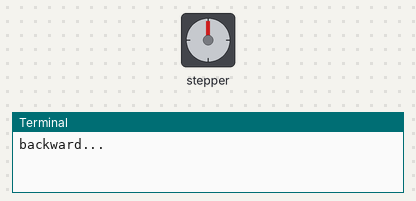
This program was run on a simulated Raspberry Pi (header pin numbers). On the bench: stepper motor, the last lines printed to the terminal. The stepper is drawn at 2048 steps a turn.

Above: at 0.05 s.
At 2.8 s:
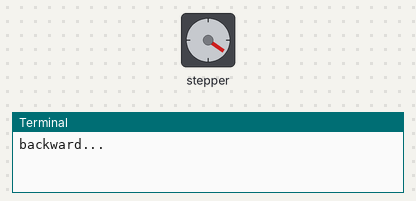
At 5.55 s:
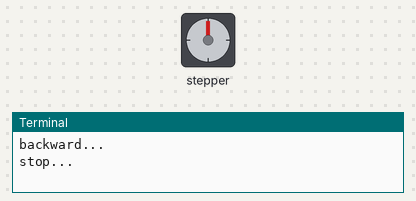
At 11.05 s:
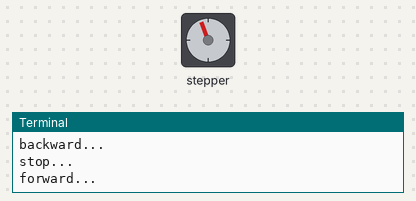
Timing chart, 0 to 18.5 s (numbered marks = the images above):
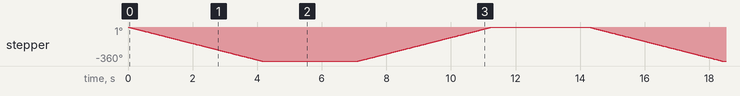

The program:

stepmotor.py
```python
# pylint: disable=no-member
import RPi.GPIO as GPIO
import time

IN1 = 11    # pin11
IN2 = 12
IN3 = 13
IN4 = 15

def setStep(w1, w2, w3, w4):
	GPIO.output(IN1, w1)
	GPIO.output(IN2, w2)
	GPIO.output(IN3, w3)
	GPIO.output(IN4, w4)

def stop():
	setStep(0, 0, 0, 0)

def forward(delay, steps):
	for i in range(0, steps):
		setStep(1, 0, 0, 0)
		time.sleep(delay)
		setStep(0, 1, 0, 0)
		time.sleep(delay)
		setStep(0, 0, 1, 0)
		time.sleep(delay)
		setStep(0, 0, 0, 1)
		time.sleep(delay)

def backward(delay, steps):
	for i in range(0, steps):
		setStep(0, 0, 0, 1)
		time.sleep(delay)
		setStep(0, 0, 1, 0)
		time.sleep(delay)
		setStep(0, 1, 0, 0)
		time.sleep(delay)
		setStep(1, 0, 0, 0)
		time.sleep(delay)

def setup():
	GPIO.setwarnings(False)
	GPIO.setmode(GPIO.BOARD)       # Numbers GPIOs by physical location
	GPIO.setup(IN1, GPIO.OUT)      # Set pin's mode is output
	GPIO.setup(IN2, GPIO.OUT)
	GPIO.setup(IN3, GPIO.OUT)
	GPIO.setup(IN4, GPIO.OUT)

def loop():
	while True:
		print ("backward...")
		backward(0.002, 512)  # 512 steps --- 360 angle

		print ("stop...")
		stop()                 # stop
		time.sleep(3)          # sleep 3s

		print ("forward...")
		forward(0.002, 512)

		print ("stop...")
		stop()
		time.sleep(3)

def destroy():
	GPIO.cleanup()             # Release resource

if __name__ == '__main__':     # Program start from here
	setup()
	try:
		loop()
	except KeyboardInterrupt:  # When 'Ctrl+C' is pressed, the child function destroy() will be  executed.
		destroy()
```

Measured:
- by itself, stepper: turns 360° counter-clockwise in 4.1 s, then 360° clockwise in 4.1 s, repeating every 14.2 s
